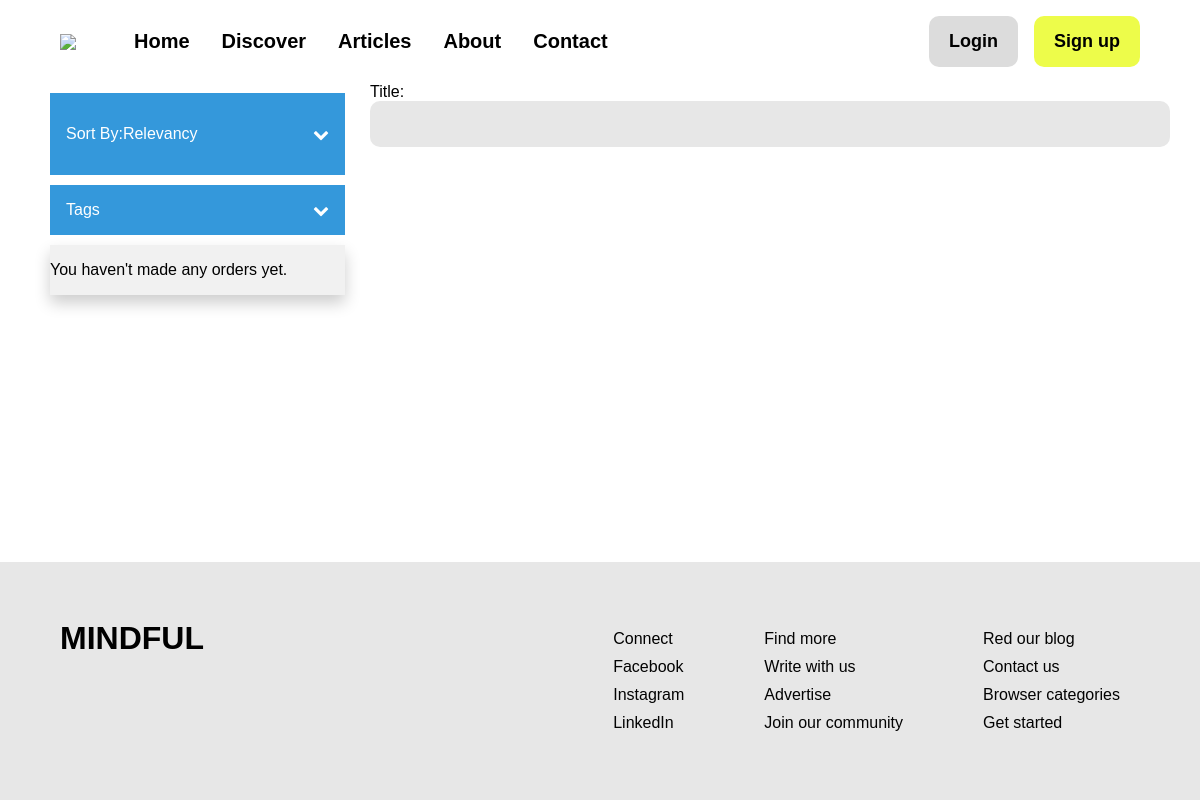
Page /test.php on the earlier database version.
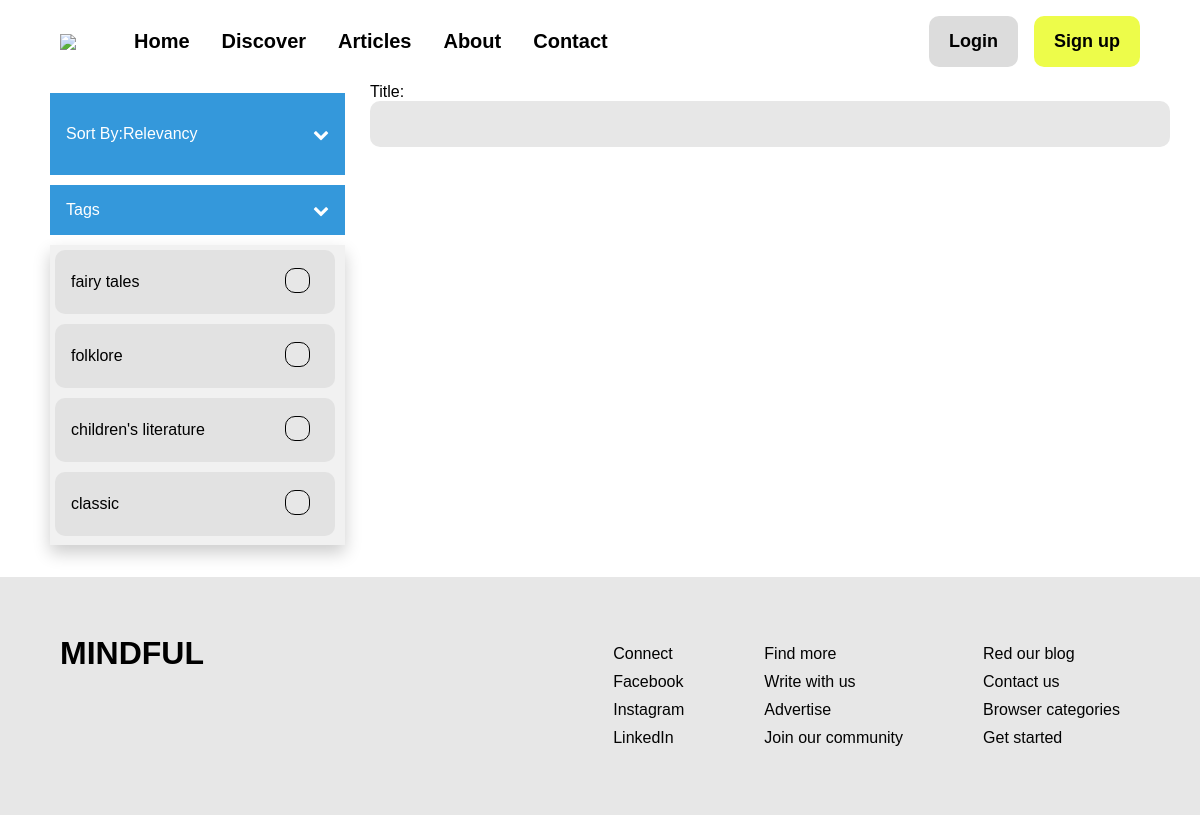
Same page on the later database version.
### tables this page shows
CREATE TABLE tags(
  tag_id INT NOT NULL AUTO_INCREMENT,
  tag_name VARCHAR(200) NOT NULL,
  PRIMARY KEY(tag_id)
);

### classes/tags.php (called while the page is built, shortened)
<?php
require_once("classes/utils.php");
class Tags{
    public static function getAllTags(){
        $conn = Connection::connect();
        $stmt = $conn->prepare(SQL::$getAllTags);
        $stmt->execute();
        $tags = $stmt->fetchAll();
        return $tags;
    }
}

### classes/utils.php (called while the page is built, shortened)
<?php
class Utils {
  public static function escape($input) {
    return trim(htmlspecialchars($input));
  }
}

### components/tag-row.php (the view)
<div class="tagContainer">
    <button class="button-blank"><?php echo $tagName; ?></button>
    <div class="checkContainer">
        <input name="<?php echo $tagName; ?>"  class="tagBox" type="checkbox" id="myCheck" onclick="tickTag()">
    </div>
</div>

### components/header.php (shortened to what this page needs)
<!DOCTYPE html>
<html lang="en">
<head>
  <?php
  if (!empty($stylesheets)) {
    foreach ($stylesheets as $sheet) {
      echo "<link rel=\"stylesheet\" href=\"css/$sheet.css\">";
    }
  }
  ?>
</head>
<body>
  <header class="page-header">
    <div class="content-wrapper desktop-header-row">
      <div class="mobile-top">
      <img class="logo" src="icons/icons8-graph-96.png">
      </div>
      <div class="nav-links-left">
        <nav class="page-navigation" id="nav-list">
              <ul class="nav-links">
                  <li><a href="index.php">Home</a></li>
                  <li><a href="discover.php">Discover</a></li>
                  <li><a href="book-list.php">Articles</a></li>
                  <li><a href="about.php">About</a></li>
                  <li class="link-left"><a href="contact.php">Contact</a></li>
              </ul>
        </nav>
      </div>
      <div class="nav-links-right">
        <nav class="page-navigation" id="nav-list">
          <?php
                  if(isset($_SESSION["loggedIn"])) {
                    $user = $_SESSION["username"];
                    if($_SESSION["user_role"] === "Admin") {
                      echo "<li><a href='admin-dashboard.php'>Admin Dashboard</a></li>";
                    }
                    echo "<li><a href='logout.php'>Logout</a></li>";
                  }
                  else{
                    echo "<li class='link-right'> <a class='login-btn button' href='login.php'>Login</a></li>
                        <li class='link-right'> <a class='sign-up-btn button' href='register.php'>Sign up</a></li>";
                  }
            ?>
        </nav>
      </div>
    </div>
  </header>
  <main class="content-wrapper main-content">

### test.php (shortened to what this page needs)
<?php
require("classes/components.php");
require("classes/tags.php");
Components::pageHeader("Login", ["style", "font-awesome.min"], ["mobile-nav"]);
?>
<div class="search-container">
  <div class="dropdown">
      <button id="dropbtn" onclick="myFunction('myDropdown','dropbtn')" class="dropbtn">Sort By: <p id="dropBtnTxt">Relevancy</p> <i class="fa fa-chevron fa-chevron-down" aria-hidden="true"></i></button>
      <button id="tagsDropBtn" onclick="myFunction('tagsDropdown', 'tagsDropBtn')" class="dropbtn">Tags <i class="fa fa-chevron fa-chevron-down" aria-hidden="true"></i></button>
      <div id="tagsDropdown" class="tag-content show">
        <?php
          $tags = Tags::getAllTags();
          ?>
          <div class="tags-container">
            <?php
            Components::allTags($tags);
            ?>
          </div>
      </div>
  </div>
  <div class="search-container-top">
    <div class="searchBar">
      <form action="">
        <label for="title">Title:</label>
        <input type="text" id="title" name="title" onkeyup="showHint(this.value)">
      </form>
    </div>
    <div class="post-search-results">
      <div id="book-list" class="book-list">
    </div>
  </div>
</div>
</div>
<?php
Components::pageFooter();
?>

### classes/components.php (shortened to what this page needs)
<?php
class Components {
    public static function pageHeader($pageTitle, $stylesheets, $scripts){
        require("components/header.php");
    }
    public static function pageFooter(){
        require("components/footer.php");
    }
    public static function allTags($tags){
        if(!empty($tags)){
            foreach($tags as $tag){
                $tagName =  Utils::escape($tag["tag_name"]);
                require("components/tag-row.php");
            }
        } else {
            require("components/no-orders-found.php");
        }
    }
}

### components/no-orders-found.php
<p>You haven't made any orders yet.</p>

### components/footer.php
  </main>
  <footer class="page-footer">
    <div class="footer-wrapper">
      <div class="footer-top">
        <h2>MINDFUL</h2>
      </div>
      <div class="footer-middle-start footer-section">
        <ul>
          <li>Connect</li>
          <li><a href="https://www.facebook.com">Facebook</a></li>
          <li><a href="https://www.instagram.com">Instagram</a></li>
          <li><a href="https://www.linkedin.com">LinkedIn</a></li>
        </ul>
      </div>
      <div class="footer-middle-mid footer-section">
        <ul>
          <li><a href="">Find more</a></li>
          <li><a href="">Write with us</a></li>
          <li><a href="">Advertise</a></li>
          <li><a href="">Join our community</a></li>
        </ul>
      </div>
      <div class="footer-bottom footer-section">
        <ul>
          <li><a href="">Red our blog</a></li>
          <li><a href="">Contact us</a></li>
          <li><a href="">Browser categories</a></li>
          <li><a href="">Get started</a></li>
        </ul>
      </div>
    </div>
  </footer>
</body>
</html>

### css/style.css (style rules this page uses)
* { box-sizing: border-box; }
html { height: 100%; }
body { margin: 0; display: flex; min-height: 100vh; min-width: 320px; flex-direction: column; }
body, button, input, textarea, select { font-family: "Arial", "Helvetica", sans-serif; font-size: 16px; }
.button { background-color:rgb(237, 252, 74); color: black; display: inline-block; font-weight: bold; padding: 8px 16px; text-decoration: none; }
.button-blank { background-color: rgba(255, 255, 255, 0); border: none; padding: 8px 16px; }
input, textarea { border: none; background-color: #E7E7E7ff; border-radius: 10px; }
.page-header { background-color: #fff; }
.page-footer { margin-top: 32px; text-align: center; background-color: #E7E7E7ff ; }
.footer-wrapper { display: flex; padding:42px 5vw; align-items: flex-start; }
.footer-top h2 { margin:0; }
.footer-section ul { list-style: none; text-align: left; margin:0 20px; }
.footer-section ul li { margin:10px 0; }
.footer-section ul li a { text-decoration: none; color: #030303ff; }
.footer-top { margin-right: auto; }
.page-header, .page-footer { padding: 16px; }
.desktop-header-row { margin: auto; width: 100%; }
.main-content { padding: 16px; flex: 1; }
.mobile-top { display: flex; justify-content: space-between; align-items: center; }
.page-navigation { display: none; }
.nav-links { list-style: none; margin: 0; padding: 0; text-align: center; }
.nav-links a { color: black; display: block; font-weight: bold; font-size: 20px; margin-top: 16px; padding: 8px; text-decoration: none; }
.sign-up-btn { border-radius: 10px; padding:15px 20px !important; font-size: 18px !important; }
.login-btn { background-color: gainsboro; border-radius: 10px; padding:15px 20px !important; font-size: 18px !important; }
.book-list { display: flex; flex-wrap: wrap; align-items: flex-start; gap: 16px; }
input:not(input.button) { margin-bottom: 16px; padding: 14px; width: 100%; }
.dropbtn { display: flex; align-items: center; background-color: #3498DB; color: white; padding: 16px; border: none; cursor: pointer; margin:10px 0; width: 100%; }
.dropdown { position: relative; display: inline-block; width:295.1px; }
.dropbtn .fa-chevron { margin-left:auto; }
.tag-content { flex-direction: column; background-color: #f1f1f1; box-shadow: 0px 8px 16px 0px rgba(0,0,0,0.2); min-width: 160px; display: none; }
.tags-container { display: flex; flex-direction: column; align-items: flex-start; max-height: 300px; overflow-y: scroll; }
.show { display: block; }
.tagBox { width: 25px !important; height: 25px; margin: 0 25px 0 10px !important; -webkit-appearance: none; border:#000 solid 1px; padding: 0 !important; }
@media screen and (min-width: 950px) { body, html { overflow-x: hidden; } }
@media screen and (min-width: 950px) { .page-header, .page-footer { padding:16px 0; } }
@media screen and (min-width: 950px) { h2 { font-size: 32px; } }
@media screen and (min-width: 950px) { .desktop-header-row { width: 90%; } }
@media screen and (min-width: 950px) { .main-content { padding: 0; width: 100vw; } }
@media screen and (min-width: 950px) { .desktop-header-row { display: flex; justify-content: flex-start; align-items: center; } }
@media screen and (min-width: 950px) { .page-navigation { display: flex; list-style: none; gap:0 16px; } }
@media screen and (min-width: 950px) { .logo { width: 50px; } }
@media screen and (min-width: 950px) { .nav-links { display: flex; align-items: center; } }
@media screen and (min-width: 950px) { .nav-links-left { margin-right: auto; } }
@media screen and (min-width: 950px) { .nav-links a { margin-top: 0; margin-left: 16px; } }
@media screen and (min-width: 950px) { .book-list { padding:25px 50px; flex-wrap: nowrap; overflow: hidden; width: 95%; } }
@media screen and (min-width: 950px) { .post-search-results { display: flex; justify-content: center; max-width: 100%; } }
@media screen and (min-width: 950px) { .post-search-results .book-list { flex-wrap: wrap; } }
@media screen and (min-width: 950px) { .search-container { display: flex; padding-left:50px; } }
@media screen and (min-width: 950px) { .tagBox, .tags-container .button-blank { display: inline; } }
@media screen and (min-width: 950px) { .tagContainer { display: flex; justify-content: space-between; align-items: center; margin:5px; padding: 15px 0; background-color: rgb(226, 226, 226); border-radius: 10px; width: 95%; } }
@media screen and (min-width: 950px) { .search-container-top { width: calc(550px + 100vw - 950px); margin-left:25px; } }

Differences in the rows shown:
added tags: tag_name "fairy tales"
added tags: tag_name "folklore"
added tags: tag_name "children's literature"
added tags: tag_name "classic"
Other differences:
text no longer shown: "You haven't made any orders yet."
